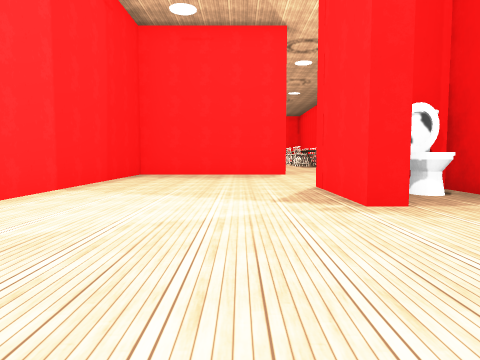
View 1 (above)

24 first-person views from a walk through a scene from a Unity 3-D project. The camera is 1.2 m above the floor, tilts 4° down and sees 70° across. The floor is counted in squares, 2 m on a side. Each view is taken from the middle of a square. On the plan, view 1 faces up. The plan holds only what a view shows up to about 10 squares ahead; the rest is blank. The place goes on beyond the plan. The player character is not drawn. Surface patterns are stand-ins for the level's own textures.

View 2
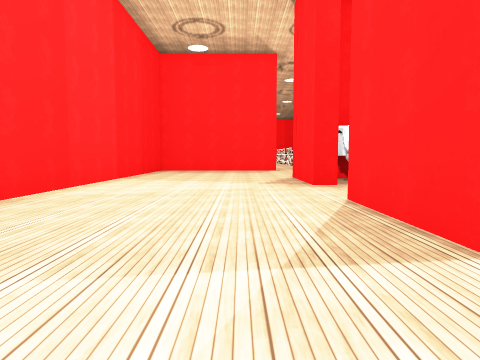

View 3
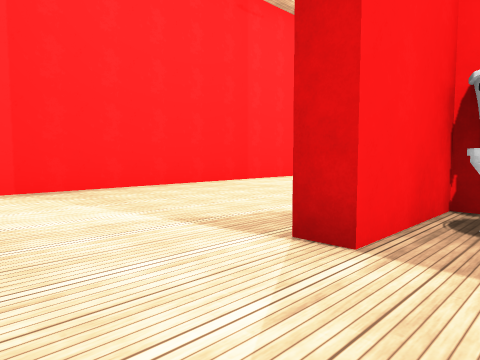

View 4
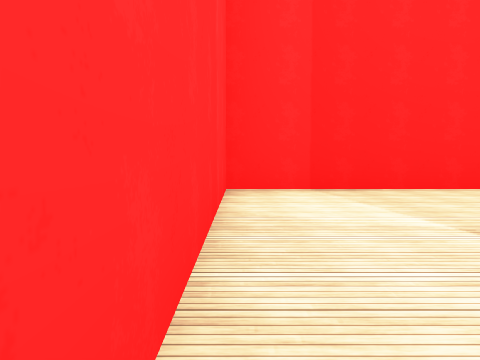

View 5
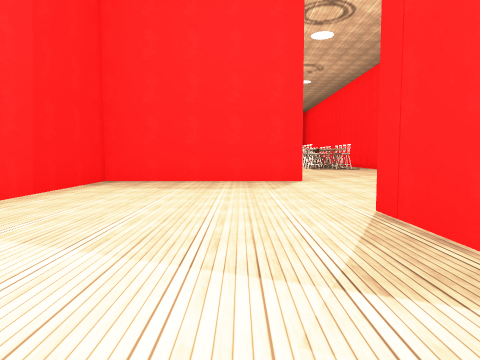

View 6
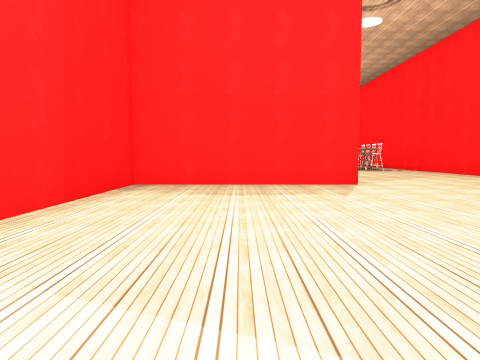

View 7
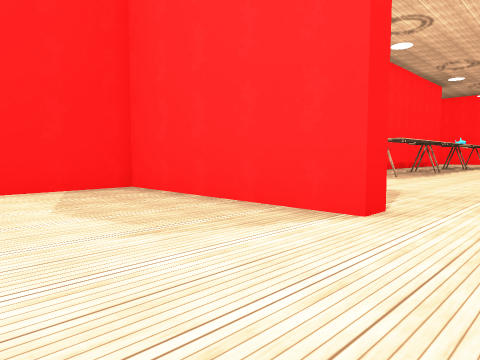

View 8
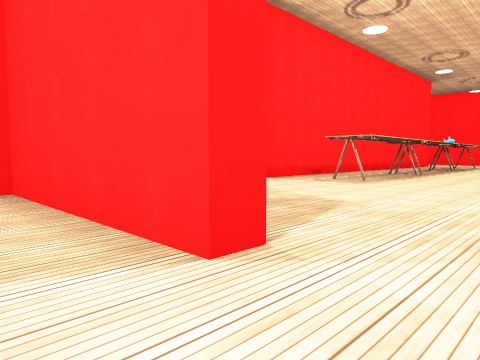

View 9
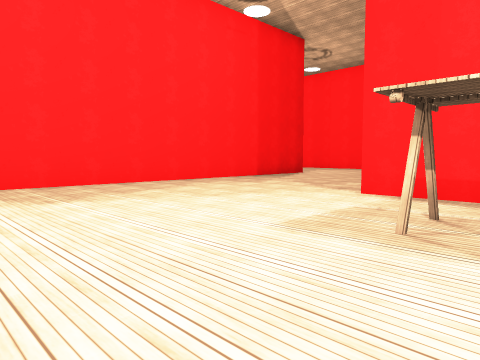

View 10
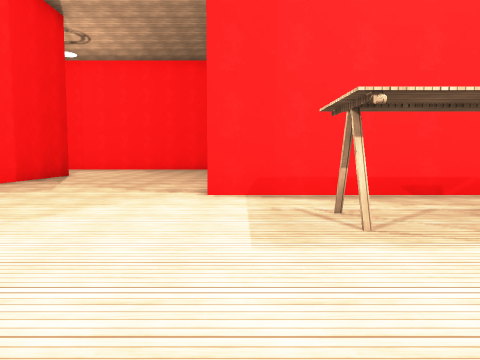

View 11
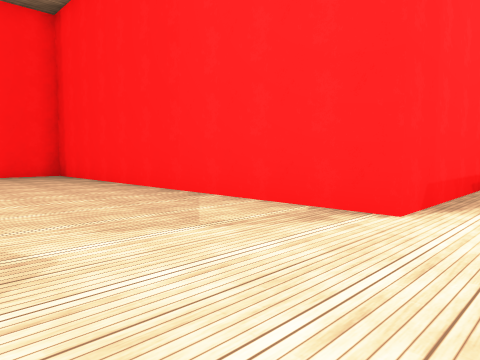

View 12
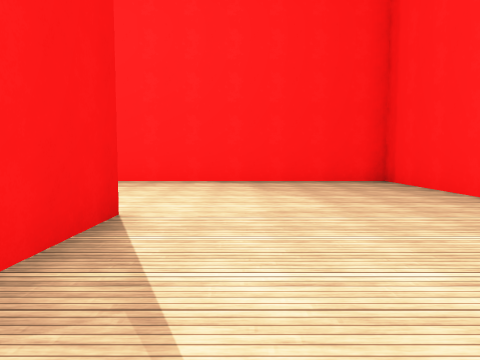

View 13
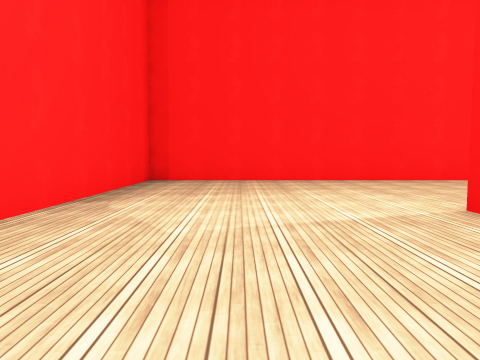

View 14
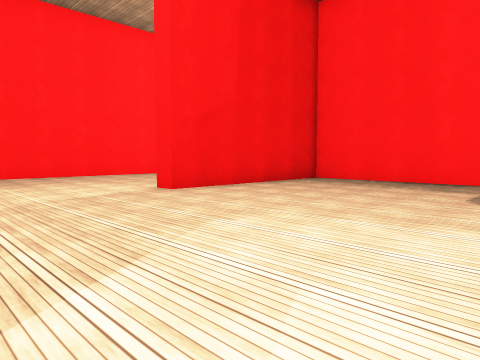

View 15
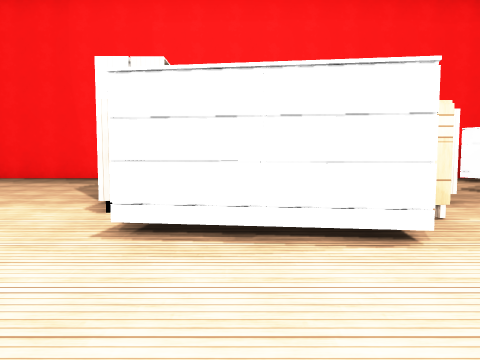

View 16
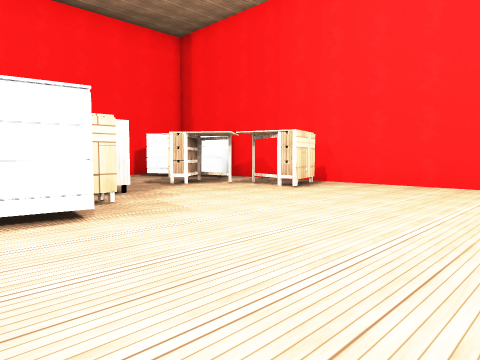

View 17
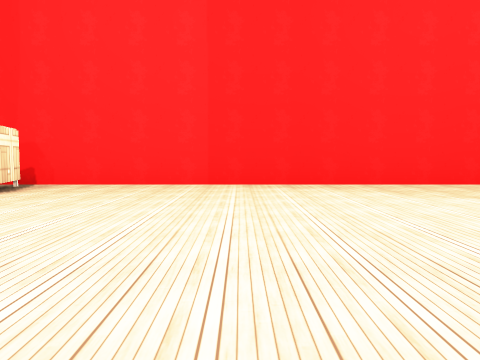

View 18
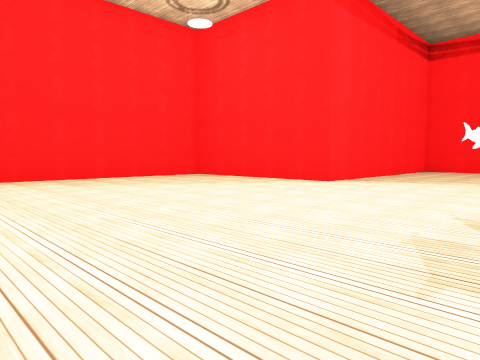

View 19
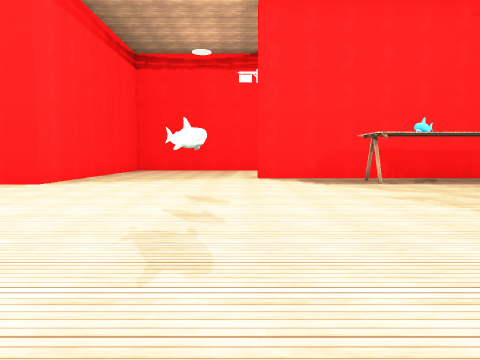

View 20
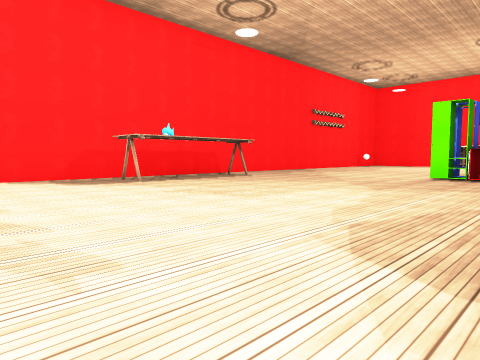

View 21
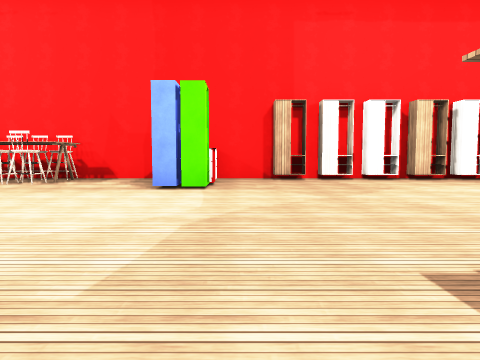

View 22
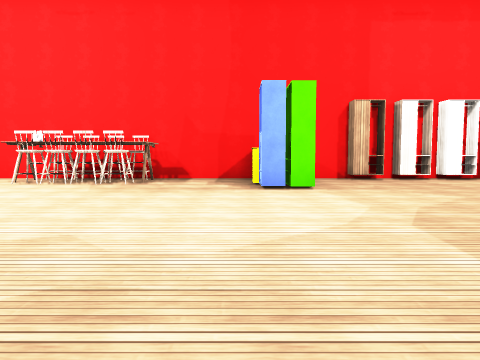

View 23
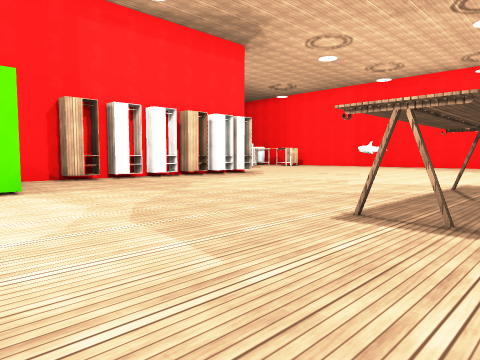

View 24
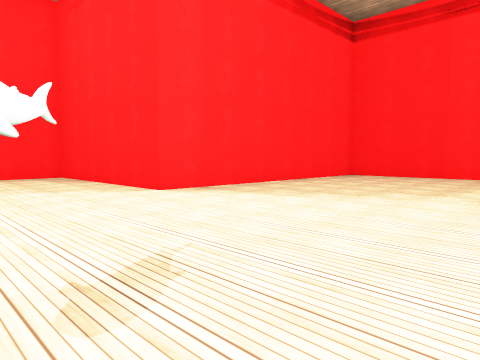

### Floor plan
Points are (right, up) in squares from view 1. A wall is a line through its corners. A room is listed if a view was taken in it or the views show most of it. See-through windows are left out.
Room 1 (views 1, 2, 3, 4, 5, 6, 7, 8)
walls: (2.1, 4.1) (1.5, 4.1) (1.5, 6.8); (2, 1.3) (2, -0.9) (1.5, -0.9) (1.5, 1.8); (1.5, 11.9) (1.5, 11.3) (-3.2, 11.3) (-3.2, -3.2) (2.8, -3.2)
ways out: opening at (2.5, 12) to room 2
objects: other object (3, 0) to (3, 1); other object (3, 5) to (3, 6)
Room 2 (views 9, 10, 11, 12, 13, 14, 15, 16, 17, 18, 19, 20, 21, 22, 23, 24)
walls: (-13.8, 11.8) (-13.8, 18.5); (-23.2, 8.5) (-23.2, 6.5); (-23.2, 12.5) (-23.2, 10.4); (-28.3, 5.2) (-28.3, 3); (-27, 1.8) (-21.3, 1.8) (-21.3, -3.2) (-7, -3.2); (-3.7, 7.4) (-3.7, 11.3) (-8.5, 11.3) (-8.5, 11.8) (0.8, 11.8); (-3.2, 20.5) (-3.2, 16.5) (-13.2, 16.5) (-13.2, 11.4)
ways out: opening at (2.5, 12) to room 1
objects: other object (-22, 9); other object (-22, 13); other object (-18, 5); other object (-16, 15); other object (-15, 18); other object (-15, 19); other object (-15, 20); other object (-14, 8); other object (-14, 9); other object (-14, 10); other object (-14, 11); other object (-14, 13); other object (-14, 19); other object (-14, 20); other object (-10, -2) to (-9, -2); other object (-10, 2) to (-9, 3); other object (-10, 4) to (-10, 5); other object (-9, 5); other object (-8, -1) to (-7, 0); other object (-8, 5); other object (-8, 6); other object (-7, -2) to (-5, -2); other object (-1, 18)

Where each view was taken, in squares from view 1:
view 1: 0 up, 0 right, facing up
view 2: 3 down, 0 right, facing up
view 3: 3 down, 3 right, facing up-left
view 4: 3 down, 3 right, facing left
view 5: 3 up, 0 right, facing up
view 6: 4 up, 1 left, facing up
view 7: 8 up, 3 right, facing up-left
view 8: 10 up, 3 right, facing up-left
view 9: 19 up, 2 right, facing down-left
view 10: 17 up, 2 right, facing left
view 11: 13 up, 2 left, facing up-left
view 12: 13 up, 5 left, facing left
view 13: 8 up, 11 left, facing up
view 14: 6 up, 12 left, facing up-right
view 15: 4 up, 13 left, facing right
view 16: 4 up, 14 left, facing down-right
view 17: 4 up, 14 left, facing down
view 18: 6 up, 14 left, facing down-left
view 19: 6 up, 14 left, facing left
view 20: 5 up, 14 left, facing up-left
view 21: 14 up, 23 left, facing right
view 22: 16 up, 23 left, facing right
view 23: 16 up, 23 left, facing down-right
view 24: 7 up, 18 left, facing down-left
